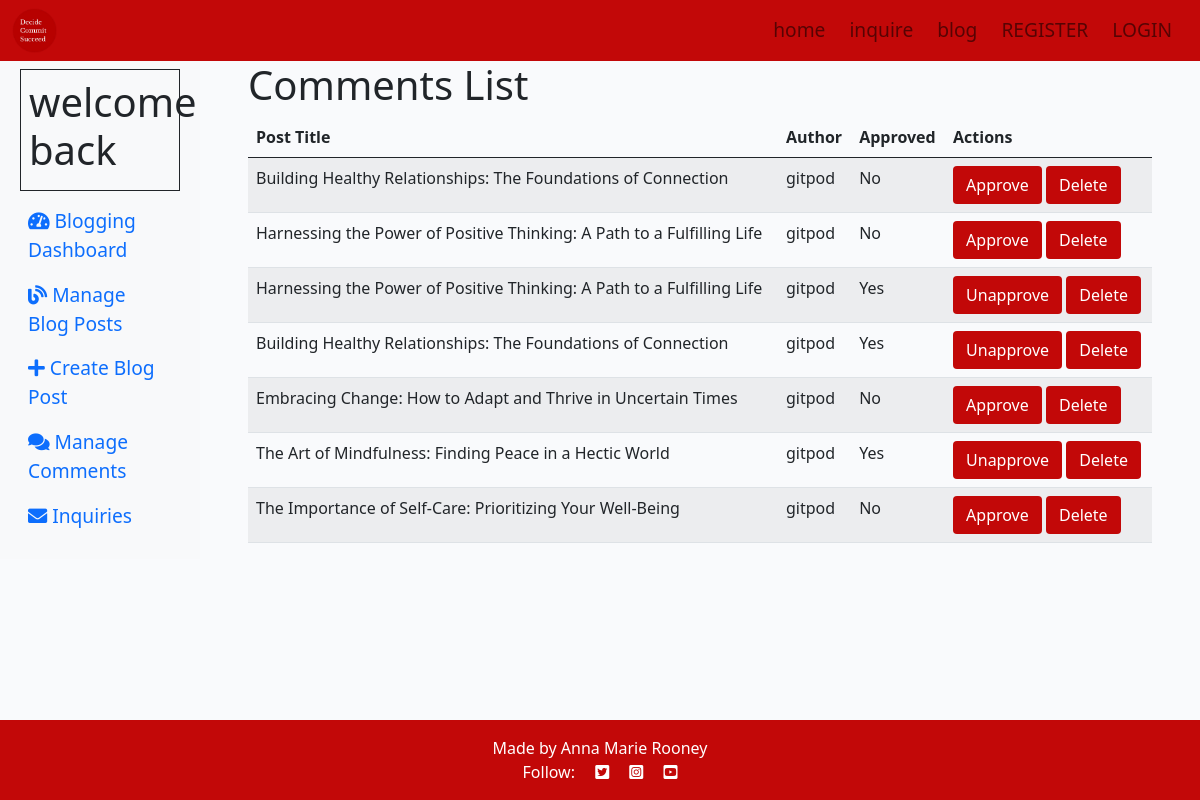
Before: /blog/user_admin/comments with the older database file.
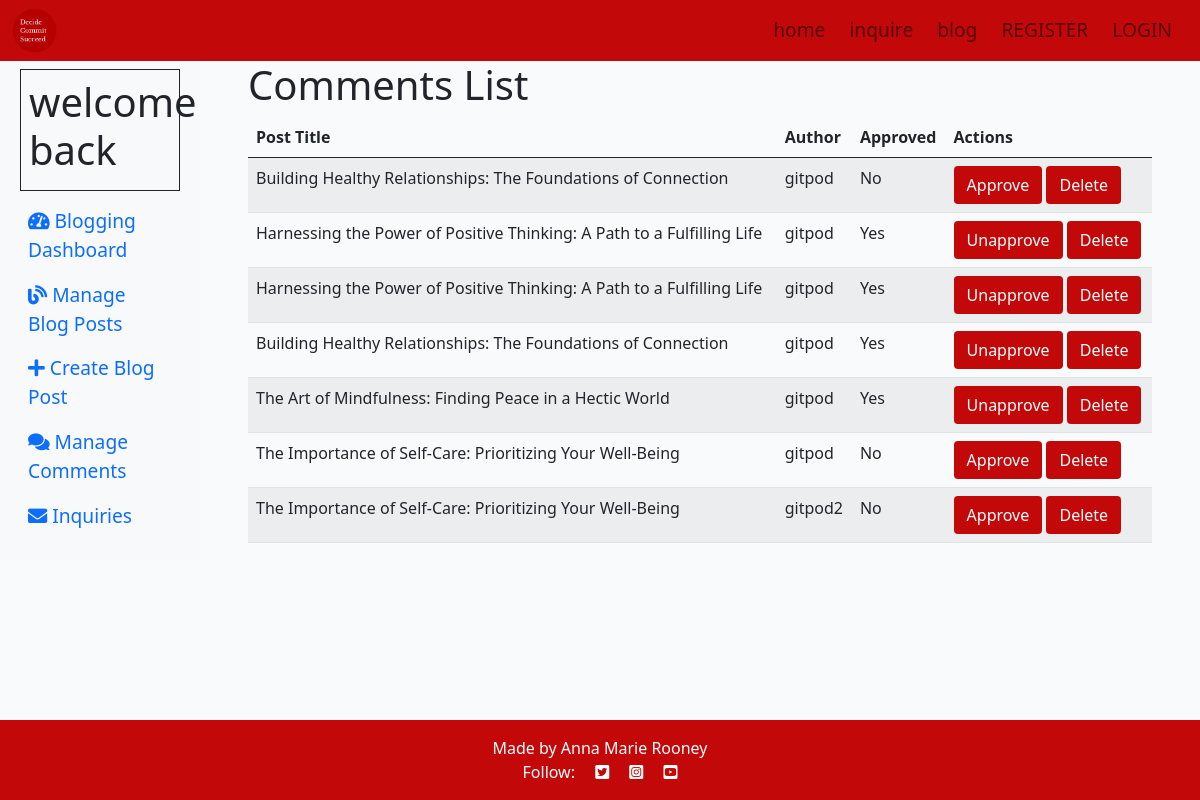
After: the same page with the newer database file.
### blog/models.py (models this page shows, shortened)
class Comment(models.Model):
    post = models.ForeignKey(
        Post, on_delete=models.CASCADE, related_name="comments")
    author = models.ForeignKey(
        User, on_delete=models.CASCADE, related_name="commenter")
    body = models.TextField()
    approved = models.BooleanField(default=False)
    created_on = models.DateTimeField(auto_now_add=True)
    class Meta:
        ordering = ["created_on"]

class Post(models.Model):
    title = models.CharField(max_length=200, unique=True)
    slug = models.SlugField(max_length=200, unique=True)
    author = models.ForeignKey(
        User, on_delete=models.CASCADE,
        related_name="blog_posts")
    featured_image = CloudinaryField('image', default='placeholder')
    excerpt = models.TextField(blank=True)
    content = models.TextField()
    created_on = models.DateTimeField(auto_now_add=True)
    updated_on = models.DateTimeField(auto_now=True)
    status = models.IntegerField(choices=STATUS, default=0)
    tags = TaggableManager(blank=True)
    mastimage = models.ImageField(upload_to='media/masthead_images/', blank=True, null=True, default='static/images/whiteboard.png')
    viewcount = models.PositiveIntegerField(default=0)  # View Count Field
    class Meta:
        ordering = ["-created_on"]

### blog/views.py (the view)
# urls.py: path('blog/user_admin/comments', views.comments_admin, name='comments_admin'),
def comments_admin(request):
    unapproved_comments = Comment.objects.filter(approved=False)
    approved_comments = Comment.objects.filter(approved=True)
    comments = Comment.objects.all()
    return render(
        request,
        "blog/commentadmin.html",
        {
            "unapproved_comments": unapproved_comments,
            "approved_comments": approved_comments,
            "comments": comments,
        },)

### blog/templates/blog/commentadmin.html (shortened to what this page needs)
{% extends "blog/blogadmin_base.html" %}
{% load static %}
{% block blog_content %}
<div class="container">
    <h1>Comments List</h1>
    <table class="table table-striped">
        <thead>
            <tr>
                <th>Post Title</th>
                <th>Author</th>
                <th>Approved</th>
                <th>Actions</th>
            </tr>
        </thead>
        <tbody>
            {% for comment in comments %}
            <tr>
              <td>{{ comment.post.title }}</td>
              <td>{{ comment.author.username }}</td>
              <td>{{ comment.approved|yesno:"Yes,No" }}</td>
              <td>
                  <button class="btn btn-approve" comment_id="{{ comment.id }}" comment_approved="{{ comment.approved }}">
                      {% if comment.approved %}
                          Unapprove
                      {% else %}
                          Approve
                      {% endif %}
                  </button>
                  <button class="btn btn-delete" comment-id="{{ comment.id }}">Delete</button>
              </td>
                </tr>
            {% empty %}
                <tr>
                    <td colspan="3">No comments found.</td>
                </tr>
            {% endfor %}
        </tbody>
    </table>
</div>
{% endblock blog_content %}

### blog/templates/blog/blogadmin_base.html
{% extends 'base.html' %}
{% load static %}
{% block content %}
<div class="container-fluid">
    <div class="row">
        <nav id="sidebar" class="col-md-2 d-md-block bg-light sidebar">
            <div class="sidebar-sticky">
                <div class="border border-dark p-2 m-2">
                    <h1> welcome back {{ user.username }}</h1>
                </div>
                <ul class="nav flex-column">
                    <li class="nav-item">
                        <a class="nav-link active" href="{% url 'admin' %}">
                            <i class="fas fa-tachometer-alt"></i>
                            Blogging Dashboard
                        </a>
                    </li>
                    <li class="nav-item">
                        <a class="nav-link" href="{%url 'manage_posts'%}">
                            <i class="fas fa-blog"></i>
                            Manage Blog Posts
                        </a>
                    </li>
                    <li class="nav-item">
                        <a class="nav-link" href="{%url 'create_post'%}">
                            <i class="fas fa-plus"></i>
                            Create Blog Post
                        </a>
                    </li>
                    <li class="nav-item">
                        <a class="nav-link" href="{% url 'comments_admin' %}">
                            <i class="fas fa-comments"></i>
                            Manage Comments
                        </a>
                    </li>
                    <li class="nav-item">
                        <a class="nav-link active" href="{% url 'inquiry_list' %}">
                            <i class="fa fa-envelope"></i>
                            Inquiries
                        </a>
                    </li>
                </ul>
            </div>
        </nav>
        <main class="col-md-9 ms-sm-auto col-lg-10 px-4">
            {% block blog_content %}{% endblock %}
        </main>
    </div>
</div>
{% endblock %}

### templates/base.html (shortened to what this page needs)
{% load static %}
{% url 'home' as home_url %}
{% url 'account_login' as login_url %}
{% url 'account_signup' as signup_url %}
{% url 'account_logout' as logout_url %}
<!DOCTYPE html>
<html class="h-100" lang="en">
<head>
    <link rel="stylesheet" href="https://cdnjs.cloudflare.com/ajax/libs/font-awesome/5.15.3/css/all.min.css">
    <link href="https://cdn.jsdelivr.net/npm/bootstrap@5.0.1/dist/css/bootstrap.min.css" rel="stylesheet"
>
    <link rel="stylesheet" href="https://cdn.datatables.net/2.1.4/css/dataTables.dataTables.css" />
    <link rel="stylesheet" href="{% static 'css/style.css' %}">
</head>
<body class="d-flex flex-column h-100 main-bg">
    <nav class="navbar navbar-expand-lg navbar-light sticky-top">
        <div class="container-fluid">
            <div class="col">
                <a class="navbar-brand" href="{% url 'home' %}"><span >
                    <img src="{% static '/images/logo.png' %}" alt="Small Logo" class="navbar-logo" id="logo"></span>
                </a>
            </div>
            <div class="collapse navbar-collapse" id="navbarText">
                <ul class="navbar-nav mb-2 mb-lg-0 ms-auto">
                    <li class="nav-item">
                        <a class="nav-link {% if request.path == home_url %}active" aria-current="page {% endif %}"
                            href="{% url 'home' %}">home</a>
                    </li>
                    <li class="nav-item">
                        <a class="nav-link {% if request.path == inquiry.html %}active" aria-current="page{% endif %}"
                            href="inquiry.html">inquire </a>
                    </li>
                    <li class="nav-item">
                        <a class="nav-link {% if request.path == '/blog/' %}active" aria-current="page{% endif %}" href="{% url 'blog' %}">blog</a></a>
                    </li>
                    {% if user.is_authenticated %}
                    <li class="nav-item">
                        <a class="nav-link {% if request.path == logout_url %}active{% endif %}" aria-current="page" href="{% url 'account_logout' %}">LOGOUT</a>
                    </li>
                    {% else %}
                    <li class="nav-item">
                        <a class="nav-link {% if request.path == signup_url %}active{% endif %}" aria-current="page"
                            href="{% url 'account_signup' %}">REGISTER</a>
                    </li>
                    <li class="nav-item">
                        <a class="nav-link {% if request.path == login_url %}active{% endif %}" aria-current="page" href="{% url 'account_login' %}">LOGIN</a>
                    </li>
                    {% endif %}
                </ul>
            </div>
        </div>
    </nav>
    <main class="flex-shrink-0 main-bg">
        {% block content %}{% endblock content %}
    </main>
    <footer class="footer mt-auto py-3 ">
        <p class="m-0 text-center text-white">Made by Anna Marie Rooney</p>
        <p class="m-0 text-center text-white">Follow:
            <i class="fab fa-twitter-square ms-3"></i>
            <i class="fab fa-instagram-square ms-3"></i>
            <i class="fab fa-youtube-square ms-3"></i>
        </p>
    </footer>
</body>
</html>

### static/css/style.css (style rules this page uses)
body { background-color: white; }
.nav-item { padding-right: 8px; font-size: 1.2rem; font-weight: 200; }
#logo { max-width: 18%; max-height: 18%; }
.navbar { background-color: #C20808; }
.footer { background-color: #C20808; color: #fff; }
.main-bg { background-color: #F9FAFC; }
.btn-delete, .btn-approve, .btn-publish, btn-edit { color: #fff; background: #C20808; }

Changed rows visible on the page:
removed Comment: post "Embracing Change: How to Adapt and Thrive in Uncertain Times", author.username "gitpod", approved "No", shows "Approve"
changed Comment (number 2 of 7 on the later page): approved "No" → "Yes"; approved "Approve" → "Unapprove"
added Comment: post "The Importance of Self-Care: Prioritizing Your Well-Being", author.username "gitpod2", approved "No", shows "Approve"
